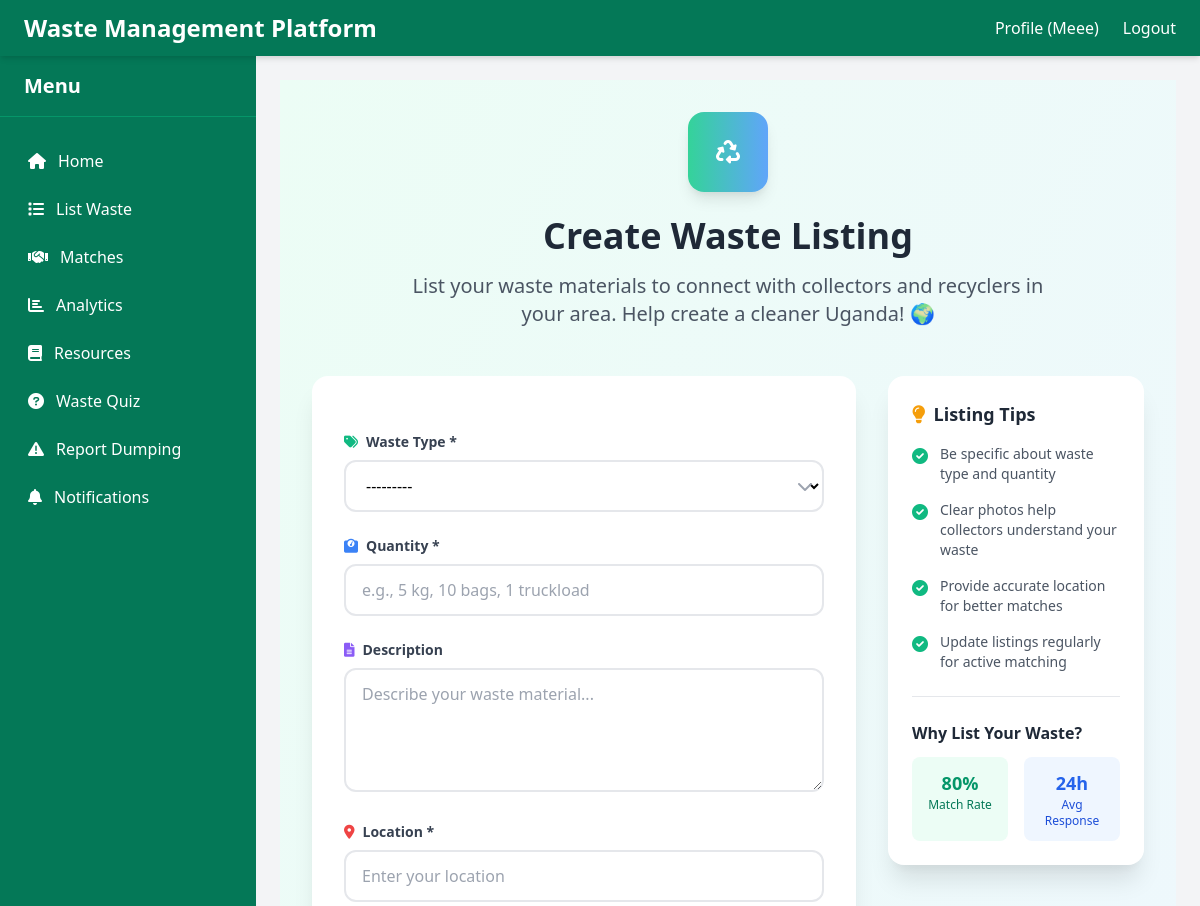
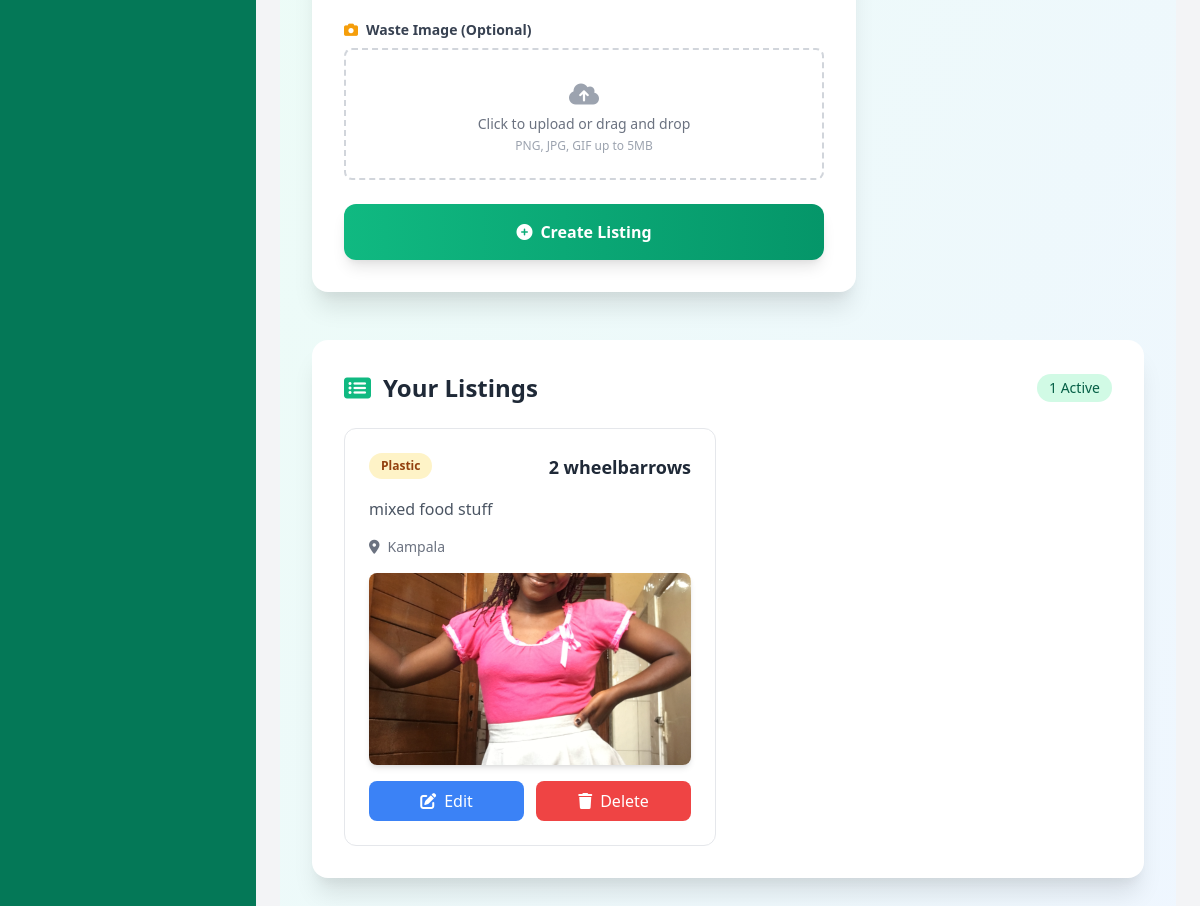
The page /waste/ (signed in) on the database its author committed (2 pictures, top to bottom).
### waste/models.py (models this page shows, shortened)
class WasteListing(models.Model):
    WASTE_TYPE_CHOICES = [
        ('plastic', 'Plastic'),
        ('paper', 'Paper'),
        ('glass', 'Glass'),
        ('organic', 'Organic'),
        ('metal', 'Metal'),
        ('e-waste', 'E-Waste'),
        ('clothing', 'Clothing'),
        ('hazardous', 'Hazardous'),
        ('construction', 'Construction'),
        ('medical', 'Medical'),
    ]
    user = models.ForeignKey(User, on_delete=models.CASCADE)
    waste_type = models.CharField(max_length=50, choices=WASTE_TYPE_CHOICES)
    quantity = models.CharField(max_length=50, blank=True, help_text="e.g., 2 heaps, 5 sacks, 3 bags")
    description = models.CharField(max_length=100, blank=True, help_text="Additional details about the waste (optional)")
    location = models.CharField(max_length=100)
    image = models.ImageField(upload_to='waste_images/', blank=True, null=True)
    created_at = models.DateTimeField(auto_now_add=True)

### waste/views.py (the view)
# urls.py: path('', views.list_waste, name='waste_list'),
@login_required
def list_waste(request):
    listings = WasteListing.objects.filter(user=request.user).order_by('-created_at')
    if request.method == 'POST':
        form = WasteListingForm(request.POST, request.FILES)
        if form.is_valid():
            waste_listing = form.save(commit=False)
            waste_listing.user = request.user
            waste_listing.save()
            messages.success(request, 'Waste listing created successfully!')
            return redirect('waste_list')
        else:
            messages.error(request, 'Please correct the errors below.')
    else:
        form = WasteListingForm()
    return render(request, 'waste/list.html', {
        'form': form,
        'listings': listings,
        'active_tab': 'list'
    })

### waste/forms.py (shortened to what this page needs)
class WasteListingForm(forms.ModelForm):
    class Meta:
        model = WasteListing
        fields = ['waste_type', 'quantity', 'description', 'location', 'image']
        widgets = {
            'waste_type': forms.Select(attrs={
                'class': 'form-input',
                'placeholder': 'Select waste type'
            }),
            'quantity': forms.TextInput(attrs={
                'class': 'form-input',
                'placeholder': 'e.g., 5 kg, 10 bags, 1 truckload'
            }),
            'description': forms.Textarea(attrs={
                'class': 'form-input',
                'placeholder': 'Describe your waste material...',
                'rows': 4
            }),
            'location': forms.TextInput(attrs={
                'class': 'form-input',
                'placeholder': 'Enter your location'
            }),
            'image': forms.FileInput(attrs={
                'class': 'hidden',
                'accept': 'image/*'
            })
        }

### matching/templatetags/notification_tags.py (called while the page is built)
@register.filter
def unread_notifications_count(user):
    if user.is_authenticated:
        return Notification.objects.filter(recipient=user, is_read=False).count()
    return 0

### templates/waste/list.html (shortened to what this page needs)
{% extends 'base.html' %}
{% load static %}
{% block content %}
<div class="min-h-screen bg-gradient-to-br from-green-50 to-blue-50 py-8 px-4 sm:px-6 lg:px-8">
  <div class="max-w-4xl mx-auto">
    <div class="text-center mb-12">
      <div class="w-20 h-20 mx-auto mb-6 bg-gradient-to-r from-green-400 to-blue-400 rounded-2xl flex items-center justify-center shadow-lg">
        <i class="fas fa-recycle text-white text-2xl"></i>
      </div>
      <h1 class="text-4xl font-bold text-gray-800 mb-4">
        Create Waste Listing
      </h1>
      <p class="text-xl text-gray-600 max-w-2xl mx-auto">
        List your waste materials to connect with collectors and recyclers in your area. Help create a cleaner Uganda! 🌍
      </p>
    </div>
    <div class="grid grid-cols-1 lg:grid-cols-3 gap-8">
      <div class="lg:col-span-2">
        <div class="bg-white rounded-2xl shadow-xl p-8">
          <form method="post" enctype="multipart/form-data" class="space-y-6">
            <div class="form-group">
              <label class="block text-sm font-semibold text-gray-700 mb-2">
                <i class="fas fa-tags text-green-500 mr-2"></i>Waste Type *
              </label>
              <div class="relative">
                {{ form.waste_type }}
                <div class="absolute inset-y-0 right-0 flex items-center pr-3 pointer-events-none">
                </div>
              </div>
            </div>
            <div class="form-group">
              <label class="block text-sm font-semibold text-gray-700 mb-2">
                <i class="fas fa-weight text-blue-500 mr-2"></i>Quantity *
              </label>
              {{ form.quantity }}
            </div>
            <div class="form-group">
              <label class="block text-sm font-semibold text-gray-700 mb-2">
                <i class="fas fa-file-alt text-purple-500 mr-2"></i>Description
              </label>
              {{ form.description }}
            </div>
            <div class="form-group">
              <label class="block text-sm font-semibold text-gray-700 mb-2">
                <i class="fas fa-map-marker-alt text-red-500 mr-2"></i>Location *
              </label>
              {{ form.location }}
            </div>
            <div class="form-group">
              <label class="block text-sm font-semibold text-gray-700 mb-2">
                <i class="fas fa-camera text-yellow-500 mr-2"></i>Waste Image (Optional)
              </label>
              <div class="border-2 border-dashed border-gray-300 rounded-lg p-6 text-center hover:border-green-400 transition-colors duration-200">
                <div class="mt-2">
                  <i class="fas fa-cloud-upload-alt text-gray-400 text-2xl mb-2"></i>
                  <p class="text-sm text-gray-500">Click to upload or drag and drop</p>
                  <p class="text-xs text-gray-400 mt-1">PNG, JPG, GIF up to 5MB</p>
                </div>
              </div>
            </div>
            <button type="submit" class="w-full bg-gradient-to-r from-green-500 to-green-600 hover:from-green-600 hover:to-green-700 text-white font-bold py-4 px-6 rounded-xl shadow-lg transition-all duration-300 transform hover:-translate-y-1 hover:shadow-xl">
              <i class="fas fa-plus-circle mr-2"></i>Create Listing
            </button>
          </form>
        </div>
      </div>
      <div class="lg:col-span-1">
        <div class="bg-white rounded-2xl shadow-xl p-6 sticky top-6">
          <h3 class="text-lg font-bold text-gray-800 mb-4 flex items-center">
            <i class="fas fa-lightbulb text-yellow-500 mr-2"></i>Listing Tips
          </h3>
          <div class="space-y-4">
            <div class="flex items-start">
              <i class="fas fa-check-circle text-green-500 mt-1 mr-3"></i>
              <p class="text-sm text-gray-600">Be specific about waste type and quantity</p>
            </div>
            <div class="flex items-start">
              <i class="fas fa-check-circle text-green-500 mt-1 mr-3"></i>
              <p class="text-sm text-gray-600">Clear photos help collectors understand your waste</p>
            </div>
            <div class="flex items-start">
              <i class="fas fa-check-circle text-green-500 mt-1 mr-3"></i>
              <p class="text-sm text-gray-600">Provide accurate location for better matches</p>
            </div>
            <div class="flex items-start">
              <i class="fas fa-check-circle text-green-500 mt-1 mr-3"></i>
              <p class="text-sm text-gray-600">Update listings regularly for active matching</p>
            </div>
          </div>
          <div class="mt-6 pt-6 border-t border-gray-200">
            <h4 class="text-md font-semibold text-gray-800 mb-3">Why List Your Waste?</h4>
            <div class="grid grid-cols-2 gap-4 text-center">
              <div class="bg-green-50 rounded-lg p-3">
                <div class="text-green-600 font-bold text-lg">80%</div>
                <div class="text-xs text-green-700">Match Rate</div>
              </div>
              <div class="bg-blue-50 rounded-lg p-3">
                <div class="text-blue-600 font-bold text-lg">24h</div>
                <div class="text-xs text-blue-700">Avg Response</div>
              </div>
            </div>
          </div>
        </div>
      </div>
    </div>
    <div class="mt-12">
      <div class="bg-white rounded-2xl shadow-xl p-8">
        <div class="flex items-center justify-between mb-6">
          <h2 class="text-2xl font-bold text-gray-800 flex items-center">
            <i class="fas fa-list-alt text-green-500 mr-3"></i>Your Listings
          </h2>
          <span class="bg-green-100 text-green-800 px-3 py-1 rounded-full text-sm font-medium">
            {{ listings.count }} Active
          </span>
        </div>
        {% if listings %}
          <div class="grid grid-cols-1 md:grid-cols-2 gap-6">
            {% for listing in listings %}
            <div class="border border-gray-200 rounded-xl p-6 hover:shadow-lg transition-shadow duration-300">
              <div class="flex justify-between items-start mb-4">
                <span class="waste-type-badge waste-type-{{ listing.waste_type }}">
                  {{ listing.get_waste_type_display }}
                </span>
                <span class="text-lg font-bold text-gray-800">{{ listing.quantity }}</span>
              </div>
              {% if listing.description %}
              <p class="text-gray-600 mb-4 line-clamp-2">{{ listing.description }}</p>
              {% endif %}
              <div class="flex items-center text-sm text-gray-500 mb-4">
                <i class="fas fa-map-marker-alt mr-2"></i>
                {{ listing.location }}
              </div>
              {% if listing.image %}
              <div class="mb-4">
                <img src="{{ listing.image.url }}" alt="Waste Image" class="w-full h-48 object-cover rounded-lg shadow-md">
              </div>
              {% endif %}
              <div class="flex space-x-3">
                <a href="{% url 'waste_update' listing.pk %}"
                   class="flex-1 bg-blue-500 hover:bg-blue-600 text-white text-center py-2 px-4 rounded-lg transition duration-200 flex items-center justify-center">
                  <i class="fas fa-edit mr-2"></i>Edit
                </a>
                <a href="{% url 'waste_delete' listing.pk %}"
                   class="flex-1 bg-red-500 hover:bg-red-600 text-white text-center py-2 px-4 rounded-lg transition duration-200 flex items-center justify-center">
                  <i class="fas fa-trash mr-2"></i>Delete
                </a>
              </div>
            </div>
            {% endfor %}
          </div>
        {% else %}
          <div class="text-center py-12">
            <i class="fas fa-inbox text-gray-300 text-6xl mb-4"></i>
            <h3 class="text-xl font-semibold text-gray-600 mb-2">No Listings Yet</h3>
            <p class="text-gray-500">Create your first waste listing to connect with collectors!</p>
          </div>
        {% endif %}
      </div>
    </div>
  </div>
</div>
<link rel="stylesheet" href="https://cdnjs.cloudflare.com/ajax/libs/font-awesome/6.0.0/css/all.min.css">
{% endblock %}

### templates/base.html (shortened to what this page needs)
<!DOCTYPE html>
{% load notification_tags %}
 {% load static %}
<html lang="en">
<head>
  <link href="https://cdn.jsdelivr.net/npm/tailwindcss@2.2.19/dist/tailwind.min.css" rel="stylesheet" />
  <link rel="stylesheet" href="https://cdnjs.cloudflare.com/ajax/libs/font-awesome/5.15.4/css/all.min.css" />
  {% load static %}
  <link rel="stylesheet" href="{% static 'css/style.css' %}" />
  <link rel="stylesheet" href="https://cdnjs.cloudflare.com/ajax/libs/font-awesome/6.4.0/css/all.min.css">
</head>
<body class="bg-gray-100 flex flex-col min-h-screen">
  <header class="bg-green-700 text-white shadow-md flex justify-between items-center px-6 py-3 sticky top-0 z-40">
    <div class="flex items-center">
      <a href="{% url 'home' %}" class="text-2xl font-extrabold hover:text-green-300 transition">
        Waste Management Platform
      </a>
    </div>
    <nav class="hidden md:flex space-x-6 font-medium">
      {% if user.is_authenticated %}
        <a href="{% url 'profile' %}" class="hover:text-green-300 transition">Profile ({{ user.username }})</a>
        <a href="{% url 'logout' %}" class="hover:text-green-300 transition">Logout</a>
      {% else %}
        <a href="{% url 'login' %}" class="hover:text-green-300 transition">Login</a>
      {% endif %}
    </nav>
  </header>
  <div class="flex flex-1 min-h-0">
    <aside class="bg-green-700 text-white w-64 flex-shrink-0 flex flex-col transition-transform transform md:translate-x-0 -translate-x-full md:relative fixed top-0 bottom-0 z-30"
      id="sidebar">
      <div class="flex items-center justify-between px-6 py-4 border-b border-green-600">
        <span class="text-xl font-bold">Menu</span>
      </div>
      <nav class="flex flex-col flex-grow overflow-y-auto px-4 py-6 space-y-2">
        <a href="{% url 'home' %}" class="flex items-center px-3 py-2 rounded hover:bg-green-600 transition">
          <i class="fas fa-home mr-3"></i> Home
        </a>
        {% if not is_quick_access and user.is_authenticated %}
          {% if user.profile.user_type != 'recycler' %}
            <a href="{% url 'waste_list' %}" class="flex items-center px-3 py-2 rounded hover:bg-green-600 transition">
              <i class="fas fa-list mr-3"></i> List Waste
            </a>
          {% endif %}
          <a href="{% url 'matches' %}" class="flex items-center px-3 py-2 rounded hover:bg-green-600 transition">
            <i class="fas fa-handshake mr-3"></i> Matches
          </a>
          <a href="{% url 'analytics' %}" class="flex items-center px-3 py-2 rounded hover:bg-green-600 transition">
            <i class="fas fa-chart-bar mr-3"></i> Analytics
          </a>
        {% endif %}
        <a href="{% url 'resources' %}" class="flex items-center px-3 py-2 rounded hover:bg-green-600 transition">
          <i class="fas fa-book mr-3"></i> Resources
        </a>
        <a href="{% url 'waste_quiz' %}" class="flex items-center px-3 py-2 rounded hover:bg-green-600 transition">
          <i class="fas fa-question-circle mr-3"></i> Waste Quiz
        </a>
        <a href="{% url 'report_dumping' %}" class="flex items-center px-3 py-2 rounded hover:bg-green-600 transition">
          <i class="fas fa-exclamation-triangle mr-3"></i> Report Dumping
        </a>
        {% if user.is_authenticated %}
          <a href="{% url 'notifications' %}" class="flex items-center px-3 py-2 rounded hover:bg-green-600 relative transition" aria-label="Notifications">
            <i class="fas fa-bell mr-3"></i> Notifications
          </a>
        {% endif %}
      </nav>
    </aside>
    <main class="flex-1 p-6 overflow-auto max-h-screen">
      {% block content %}{% endblock %}
    </main>
  </div>
</body>
</html>

### templates/waste/list.html (style rules this page uses)
.form-group input, .form-group select, .form-group textarea { width: 100%; padding: 12px 16px; border: 2px solid #e5e7eb; border-radius: 12px; font-size: 16px; transition: all 0.3s ease; background: white; }
.form-group textarea { min-height: 120px; resize: vertical; }
.line-clamp-2 { display: -webkit-box; -webkit-line-clamp: 2; -webkit-box-orient: vertical; overflow: hidden; }
.waste-type-badge { padding: 4px 12px; border-radius: 20px; font-size: 12px; font-weight: 600; text-transform: capitalize; }
.waste-type-plastic { background-color: #fef3c7; color: #92400e; }

### rows shown on the page
WasteListing: waste_type "Plastic", quantity "2 wheelbarrows", description "mixed food stuff", location "Kampala", image (picture)

### other values the page prints
{{ user.username }} "Meee"
{{ listings.count }} "1"
